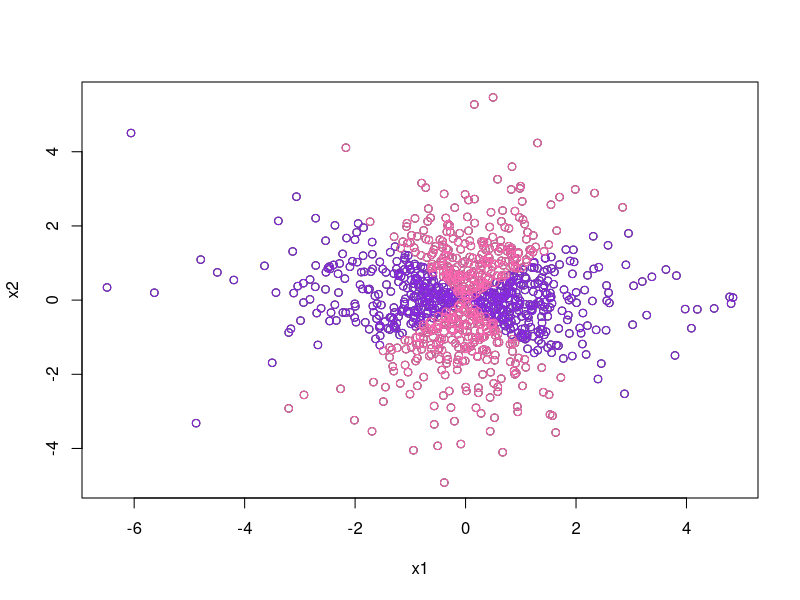

The R source for this figure:

#ECON7333 Assignment 2
setwd("D:/UQ/2019 S2/ECON7333 Big Data and ML/Assignment 2/Assignment official file FINAL") #Set path

#(1) plot the classification 
Assign2=read.csv("Assign2.csv") #Read Assign2.csv file
attach(Assign2) #attach Assign2
plot(Assign2$x1,Assign2$x2,xlab='x1', ylab='x2') #Plotting the data of Assign2
y1 <- Assign2[Assign2$y==1,] #Set y1 if y is 1
y0 <- Assign2[Assign2$y==0,] #Set y0 if y is 0
points(y1$x1,y1$x2,col="blueviolet") #Set color of y1 based on x1 and x2
points(y0$x1,y0$x2,col="hotpink") #Set color of y0 based on x1 and x2

#library(ggplot2)
#View(Assign2)
#qplot(x1, x2, data=Assign2, col=y+8)
#plot(x1, x2, col=y+15)

#(2) 
#Fit linear model
linfit=glm(y~x1+x2) #Run a linear regression model
linfit
linfit.probs=predict(linfit, type ="response") #Output probabilities of the form P(y=1|regressor)
linfit.pred=rep(0,1000)##Creates a vector of 1000 "0" elements
linfit.pred[linfit.probs>0.5]=1 #Transform to "1" elements if the predicted probability>0.5
table(linfit.pred,y) #Produce a confusion matrix
(11+506)/1000 #accuracy rate
mean(linfit.pred==y) #alternative way of getting accuracy rate with mean function

#(3) Repeat the same for logistic regression, LDA, and QDA
#(3-A)logistic
logfit=glm(y~x1+x2, family=binomial) #Run a logistic regression
logfit
#Output prob. of the form P(y=1|regressor)
logfit.probs=predict(logfit,type="response") #Output probabilities of the form P(y=1|regressor)
logfit.pred=rep(0,1000) #Creates a vector of 1000 "0" elements
logfit.pred[logfit.probs>0.5]=1 #Transform to "1" elelements 
#if the predicted probability>0.5
table(logfit.pred,y) #Produce the confusion matrix for logistic "regression"
mean(logfit.pred==y) #Output the accuracy rate

#(3-B)LDA
library(MASS) #Load the MASS package
lda.fit=lda(y~x1+x2) #Run linear discriminate analysis
lda.fit
lda.pred=predict(lda.fit) #Predict the LDA
names(lda.pred) #The predict function returns: class, posterior, and x
#where class contains LDA's prediction about the movement of y
#Posterior is a matrix whose kth column contains the posterior prob that the 
#observation belongs to kth class
#x contains the linear discriminants
lda.class=lda.pred$class #Movement of y is stored in class
table(lda.class,y) #Produce the confusion matrix for LDA
mean(lda.class==y) #Output the accuracy rate

#(3-C)QDA
qda.fit=qda(y~x1+x2) #Run quadratic discriminate analysis
qda.fit
qda.pred=predict(qda.fit) #Predict the QDA
names(qda.pred) ##The predict function returns: class, posterior
qda.class=qda.pred$class  #Movement of y is stored in class
table(qda.class,y) #Produce the confusion matrix for LDA
mean(qda.class==y)#Output the accuracy rate

#(4)KNN
library(class) #load the class package
newAssign2=cbind(x1,x2) #Use cbind function to combine x1 and x2 into a single dataframe
#use for LOOPS
for (i in 1:20){ #Create an index variable for running loop from k=1 to 20
  knn.pred.pb = knn(newAssign2, newAssign2,  Assign2$y, k = i) #Predict the posterior probability
  #for knn
  print (paste('k=',i)) #output which k
  print (table(knn.pred.pb,  Assign2$y)) #Set Confusion matrix with table function
  print (mean(knn.pred.pb == Assign2$y)) #Accuracy rate with mean function
}

#(5)24 methods using 10 fold cross validation
library(boot) #load the boot package
library(class) #load the class package
#Create a fold 
ns1=1000 #Set up sample size n=1000
kf1=10 #Set up 10 folds
top1 = ceiling(ns1/kf1) #returns the smallest integers larger than the parameter.
fold= sample(rep(1:1000, top1), 1000) #Randomized the data with 1000 obs

#CV error for linear model
linear.cv.error = rep(0,10) #Replicate a 1x10 matrix for linear model cv error
for (lin in 1:10){ #Set up for loop for the 10-folds
  index = fold[(lin-1)*100+1:100]                # Set 100 observations to extract the testing fold
  fit.lin = lm(y ~ x1 + x2, Assign2[-index,])    #Fit the validation set
  pr.lin= predict(fit.lin, Assign2[index,], type = 'response') #Predict the model with k-1 fold
  pred.lin=rep(0,100)         #Replicate a 1x10 matrix for classification of pred.lin
  pred.lin[pr.lin > 0.5] = '1'  #Transform to "1" elements if the predicted probability>0.5  
  linear.cv.error[lin] = mean(Assign2$y[index] != pred.lin) #Linear CV error
}
linear.cv.error
mean(linear.cv.error) #Average of linear CV error                                         

#CV error for logistic model
logistic.cv.error = rep(0,10) #Replicate a 1x10 matrix for logistic model cv error
for (f.logit in 1:10){ #Set up for loop for the 10-folds
  index_logit <- fold[(f.logit-1)*100+1:100]  # Set 100 observations to extract 
  #the testing fold           
  fit.logit = glm (y ~ x1 + x2, Assign2[-index_logit,], family = binomial) #Fit the validation set
  pr.logit = predict(fit.logit, Assign2[index_logit,], type = 'response')  #Predict the model with k-1 fold
  #Output probabilities 
  pred.logit = rep(0,100)   #Replicate a 1x10 matrix for classification of pred.logit
  pred.logit[pr.logit > 0.5] = '1' #Transform to "1" elements if the predicted probability>0.5 
  logistic.cv.error [f.logit] = mean(Assign2$y[index_logit] != pred.logit) #Logisitic cv error
  #the error rate of prediction for logistic model
}
logistic.cv.error 
mean(logistic.cv.error ) #Average of logistic cv error          

#CV errror for LDA
lda = rep(0,10) #Replicate a 1x10 matrix for LDA cv error
for (f.lda in 1:10){ #Set up for loop for the 10-folds
  index.lda = fold[(f.lda-1)*100+1:100]  # choose 100 observations from the kth fold for LDA
  fit.lda = lda (y ~ x1 + x2, Assign2[-index.lda,]) #Fit the validation set for LDA
  pred.lda = predict(fit.lda, Assign2[index.lda,]) #Predict the model with k-1 fold for LDA
  lda[f.lda] = mean(Assign2$y[index.lda] != pred.lda$class) #LDA cv error
}
lda
mean(lda) #Average of LDA cv errors

#CV error for QDA
qda = rep(0,10)  #Replicate a 1x10 matrix for QDA cv error
for (f.qda in 1:10){#Set up for loop for the 10-folds
  index.qda = fold[(f.qda-1)*100+1:100] # choose 100 observations from the kth fold for QDA
  fit.qda = qda(y ~ x1 + x2, Assign2[-index.qda,])  #Fit the validation set for QDA
  pred.qda = predict(fit.qda, Assign2[index.qda,])#Predict the model with k-1 fold for QDA
  qda[f.qda] = mean(Assign2$y[index.qda] != pred.qda$class)#QDA CV error
}
qda
mean(qda) #Average of QDA CV errors

#CV error for KNN 

for (ol in 1:20) {     #Create the outer for loop for knn with k=1:20
  err.knn = function(ol) {  #Create a function
    error.rate = rep(0,10)# store 10 error.rate from 10 folds
    for (il in 1:10) {# Create an inner loop for 10 cv folds
      index.knn = fold[(il-1)*100+1:100] #Get 100 observations as 
      #testing fold from obs 1 to 100
      train_set = cbind(x1,x2)[-index.knn,] #Create train set
      test_set = cbind(x1,x2)[index.knn,] #Create test set
      pred.knn = knn(train_set, test_set, y[-index.knn], k = ol) #Predict the knn in which the k inside knn function 
      #is the number of nearest neighbor used by the classifier
      error.rate[il] = mean(pred.knn != y[index.knn])   #Get the KNN cv error
    }
    return(mean(error.rate)) #output average of knn cv error                      
  }
  error.rate = err.knn(ol)  # cv error for 20 knn prediction
  print(paste('CV error = ', error.rate, ',if k=',ol)) #Output the cv error rate
}

#CV error for KNN 
ns2=1000 #Set up sample size n=1000
kf2=10 #Set up 10 folds
top2 = ceiling(ns2/kf2) #returns the smallest integers larger than the parameter.
fold2= sample(rep(1:1000, top2), 1000) #Randomized the data with 1000 obs

for (ol in 1:20) {     #Create the outer for loop for knn with k=1:20
  err.knn = function(ol) {  #Create a function
    error.rate = rep(0,10)# store 10 error.rate from 10 folds
    for (il in 1:10) {# Create an inner loop for 10 cv folds
      index.knn = fold2[(il-1)*100+1:100] #Get 100 observations as 
      #testing fold from obs 1 to 100
      train_set = cbind(x1,x2)[-index.knn,] #Create train set
      test_set = cbind(x1,x2)[index.knn,] #Create test set
      pred.knn = knn(train_set, test_set, y[-index.knn], k = ol) #Predict the knn
      error.rate[il] = mean(pred.knn != y[index.knn])   #Get the KNN cv error
    }
    return(mean(error.rate)) #output average of knn cv error                      
  }
  error.rate = err.knn(ol)  # cv error for 20 knn prediction
  print(paste('CV error = ', error.rate, ',if k=',ol)) #Output the cv error rate
}

#Alternative CV error for KNN with permute package
library(permute)
foldz = shuffle(1000)
foldz
#CV error for KNN
for (ol in 1:20) {     #Create the outer for loop for knn with k=1:20
  err.knn = function(ol) {  #Create a function
    foldz = shuffle(1000)  # Randomized the data with 1000 obs
    error.rate = rep(0,10)# store 10 error.rate from 10 folds
    for (il in 1:10) {# Create an inner loop for 10 cv folds
      index.knn = foldz[(il-1)*100+1:100] #draw 100 observations as 
      #testing fold from obs 1 to 100
      train_set = cbind(x1,x2)[-index.knn,] #Create train
      test_set = cbind(x1,x2)[index.knn,] #Create test
      pred.knn = knn(train_set, test_set, y[-index.knn], k = il) #Predict the knn
      error.rate[il] = mean(pred.knn != y[index.knn])   #Get the KNN cv error
    }
    return(mean(error.rate)) #output average of knn cv error                      
  }
  error.rate = err.knn(ol)  # cv error for 20 knn prediction
  print(paste('k@',ol,',CV error = ', error.rate)) #Output the cv error rate
}


